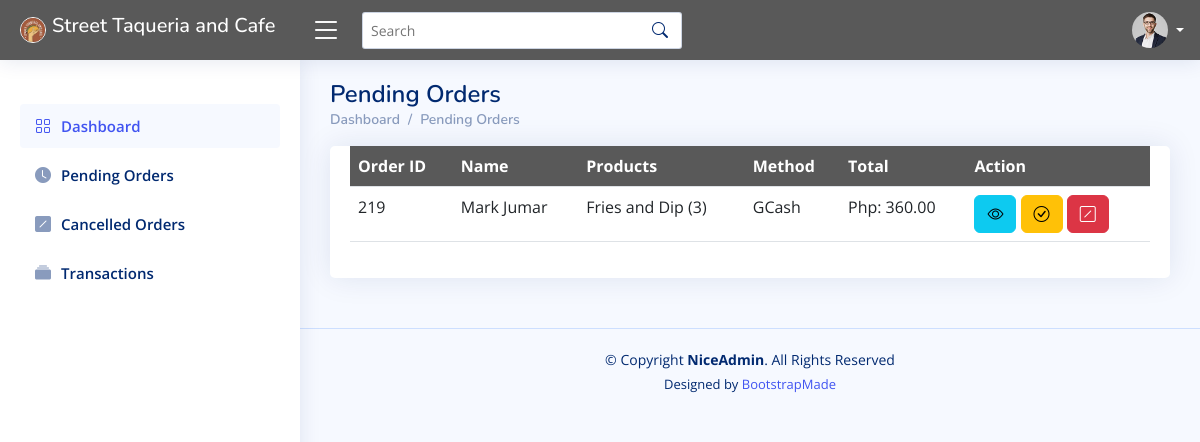
The app's page /stcadmin/ad_orders.php with its own data.
### tables this page shows
CREATE TABLE `orders` (
  `id` int(11) NOT NULL,
  `user_id` int(11) NOT NULL,
  `name` varchar(50) NOT NULL,
  `phone` varchar(20) NOT NULL,
  `address` varchar(100) NOT NULL,
  `pmode` varchar(50) NOT NULL,
  `image` varchar(100) NOT NULL,
  `products` varchar(255) NOT NULL,
  `tcapital` varchar(50) NOT NULL,
  `tprofit` varchar(50) NOT NULL,
  `amount_paid` varchar(100) NOT NULL,
  `status` int(11) NOT NULL,
  `date_ord` date NOT NULL DEFAULT current_timestamp()
);

### stcadmin/ad_orders.php (the view, shortened to what this page needs)
<!DOCTYPE html>
<html lang="en">
<head>
  <link href="assets/vendor/bootstrap/css/bootstrap.min.css" rel="stylesheet">
  <link href="assets/vendor/bootstrap-icons/bootstrap-icons.css" rel="stylesheet">
  <link href="assets/vendor/boxicons/css/boxicons.min.css" rel="stylesheet">
  <link href="assets/vendor/quill/quill.snow.css" rel="stylesheet">
  <link href="assets/vendor/quill/quill.bubble.css" rel="stylesheet">
  <link href="assets/vendor/remixicon/remixicon.css" rel="stylesheet">
  <link href="assets/vendor/simple-datatables/style.css" rel="stylesheet">
  <link href="assets/css/style.css" rel="stylesheet">
</head>
<body>
  <?php include("ad_header.php") ?>
  <?php include("ad_sidebar.php") ?>
  <main id="main" class="main">
    <div class="pagetitle">
        <h1>Pending Orders</h1>
        <nav>
            <ol class="breadcrumb">
            <li class="breadcrumb-item"><a href="index.php">Dashboard</a></li>
            <li class="breadcrumb-item active"><a href="ad_orders.php">Pending Orders<a></li>
            </ol>
        </nav>
    </div>
    <section class="section">
      <div class="row">
        <div class="col-lg-12">
            <div class="card recent-sales overflow-auto">
                <?php
                        $query = 'SELECT * FROM orders WHERE status = 0 ORDER BY id DESC';
                        $stmt = $conn->prepare($query);
                        $stmt->execute();
                        $result = $stmt->get_result();
                    ?>
                <div class="card-body">
                    <table  id="data-table" class="table">
                        <thead style="background-color:#595959; color:white">
                            <tr>
                                <th scope="col">Order ID</th>
                                <th scope="col">Name</th>
                                <th scope="col">Products</th>
                                <th scope="col">Method</th>
                                <th scope="col">Total</th>
                                <th scope="col">Action</th>
                            </tr>
                        </thead>
                        <tbody>
                            <?php while ($row = $result->fetch_assoc()) { ?>
                                <tr>
                                    <td><?= $row['id']; ?></td>
                                    <td><?= $row['name']; ?></td>
                                    <td><?= $row['products']; ?></td>
                                    <td><?= $row['pmode']; ?></td>
                                    <td>Php: <?= number_format($row['amount_paid'],2); ?></td>
                                    <td>
                                        <a href="ad_view_pending.php?details2=<?= $row['id']; ?>" type="button" class="btn btn-info" data-bs-target="#verticalycentered">
                                        <i class="bi bi-eye"></i></a>
                                        <a class="btn btn-warning" href="ad_process.approve.php?action=approve&transaction_ID=<?php echo $row["id"] ?>">
                                        <i class="bi bi-check-circle"></i></a>
                                        <a class="btn btn-danger" href="ad_process.cancel.php?action=cancel&transaction_ID=<?php echo $row["id"] ?>">
                                        <i class="bi-slash-square"></i></a>
                                    </td>
                                </tr>
                            <?php } ?>
                        </tbody>
                    </table>
                </div>
            </div>
        </div>
      </div>
    </section>
  </main>
  <footer id="footer" class="footer">
    <div class="copyright">
      &copy; Copyright <strong><span>NiceAdmin</span></strong>. All Rights Reserved
    </div>
    <div class="credits">
      Designed by <a href="https://bootstrapmade.com/">BootstrapMade</a>
    </div>
  </footer>
</body>
</html>

### stcadmin/assets/css/style.css (style rules this page uses)
:root { scroll-behavior: smooth; }
body { font-family: "Open Sans", sans-serif; background: #f6f9ff; color: #444444; }
a { color: #4154f1; text-decoration: none; }
h1, h2, h3, h4, h5, h6 { font-family: "Nunito", sans-serif; }
#main { margin-top: 60px; padding: 20px 30px; transition: all 0.3s; }
.pagetitle { margin-bottom: 10px; }
.pagetitle h1 { font-size: 24px; margin-bottom: 0; font-weight: 600; color: #012970; }
.card { margin-bottom: 30px; border: none; border-radius: 5px; box-shadow: 0px 0 30px rgba(1, 41, 112, 0.1); }
.card-body { padding: 0 20px 20px 20px; }
.breadcrumb { font-size: 14px; font-family: "Nunito", sans-serif; color: #899bbd; font-weight: 600; }
.breadcrumb a { color: #899bbd; transition: 0.3s; }
.breadcrumb .breadcrumb-item::before { color: #899bbd; }
.breadcrumb .active { color: #51678f; font-weight: 600; }
@media (min-width: 1200px) { #main, #footer { margin-left: 300px; } }
.footer { padding: 20px 0; font-size: 14px; transition: all 0.3s; border-top: 1px solid #cddfff; }
.footer .copyright { text-align: center; color: #012970; }
.footer .credits { padding-top: 5px; text-align: center; font-size: 13px; color: #012970; }

### records on screen
orders: id "219", name "Mark Jumar", products "Fries and Dip (3)", pmode "GCash", amount_paid "360.00"
